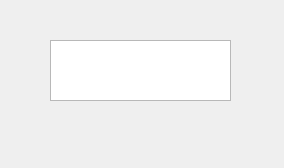
<?xml version="1.0" encoding="UTF-8"?>
<ui version="4.0">
 <class>changeForm</class>
 <widget class="QWidget" name="changeForm">
  <property name="geometry">
   <rect>
    <x>0</x>
    <y>0</y>
    <width>284</width>
    <height>168</height>
   </rect>
  </property>
  <property name="windowTitle">
   <string>Form</string>
  </property>
  <widget class="QTextEdit" name="textEdit">
   <property name="geometry">
    <rect>
     <x>50</x>
     <y>40</y>
     <width>181</width>
     <height>61</height>
    </rect>
   </property>
  </widget>
 </widget>
 <resources/>
 <connections/>
</ui>
